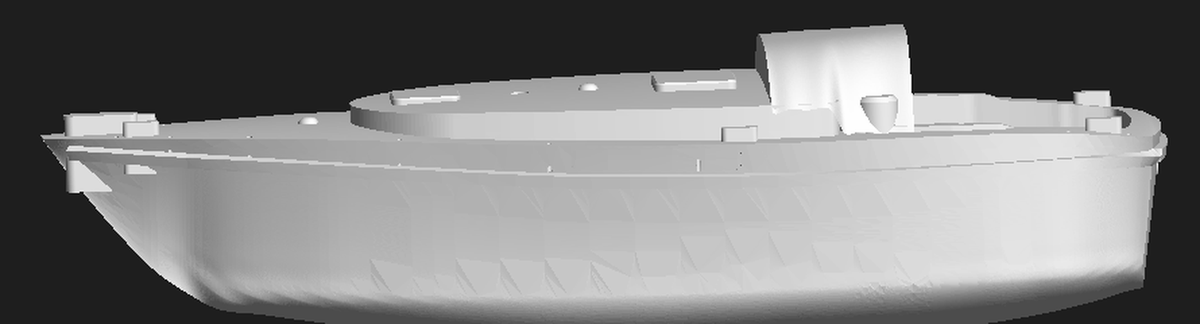
#> input picture v10/arbeid/v10/photo/A_side_model_render.png, 1200 x 324 px
$ python border.py ../../v10/photo/A_side_model_render.png
#> lines starting #> are read from the running program, lines starting #| are printed output that depends on the picture; after the words box and inside, x2 and y2 are one past the last pixel; in counts of white or black regions, pixels touching at a corner belong together; long printed decimals are rounded
"""Finner rammelinjene i skanningen og maaler rotasjon."""
import sys
import numpy as np
from PIL import Image

im = np.asarray(Image.open(sys.argv[1]).convert("L"), dtype=float)
H, W = im.shape
#> H = 324; W = 1200
dark = im < 140
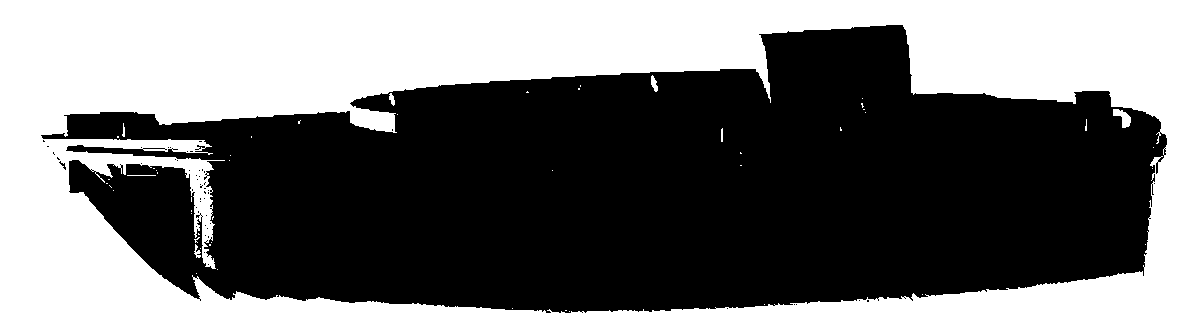
#> dark: shape (324, 1200) bool; 43.9% white; 52 white regions (44 under 20 px), largest, box (x1, y1, x2, y2) and area: (0, 0, 1200, 324) 170033, (1113, 109, 1131, 128) 181, (651, 75, 658, 92) 72
# topp- og bunnlinje: for hver kolonne-blokk, finn y med mest moerke piksler i et baand
def hline(y0, y1, xs):
    out = []
    for x in xs:
        col = dark[y0:y1, x - 5:x + 5].sum(axis=1)
        if col.max() >= 3:
            out.append((x, y0 + int(np.argmax(col))))
    return out
def vline(x0, x1, ys):
    out = []
    for y in ys:
        row = dark[y - 5:y + 5, x0:x1].sum(axis=0)
        if row.max() >= 3:
            out.append((y, x0 + int(np.argmax(row))))
    return out
xs = list(range(150, W - 150, 100))
ys = list(range(150, H - 150, 100))
#> ys = [150]
top = hline(10, 80, xs)
#> after the loop in hline, `for x in xs:`: out = [(150, 10), (250, 10), (350, 10), (450, 10), (550, 10), (650, 10), (750, 10), (850, 10), (950, 10)]
#> top has the same summary as out in hline
bot = hline(H - 90, H - 10, xs)
#> bot = [(150, 270), (250, 297), (350, 303), (450, 307), (550, 313), (650, 312), (750, 307), (850, 301), (950, 294)]
left = vline(10, 90, ys)
#> after the loop in vline, `for y in ys:`: out = [(150, 10)]
#> left = [(150, 10)]
right = vline(W - 90, W - 10, ys)
#> right = [(150, 1166)]
for name, pts in (("top", top), ("bot", bot)):
    a = np.array(pts, float)
    p = np.polyfit(a[:, 0], a[:, 1], 1)
    print(name, "y = %.5f x + %.1f" % tuple(p), "angle deg %.3f" % np.degrees(np.arctan(p[0])), "resid", np.round(a[:, 1] - np.polyval(p, a[:, 0]), 1).tolist())
#> this loop made 2 passes
#> (name, p) on passes 1 to 2: ('top', [-3.92e-18, 10]), ('bot', [0.0202, 289.4])
#| top y = -0 x + 10.0 angle deg -0.000 resid [-0.0, -0.0, -0.0, -0.0, -0.0, -0.0, -0.0, -0.0, -0.0]
#| bot y = 0.02017 x + 289.4 angle deg 1.155 resid [-22.4, 2.6, 6.6, 8.6, 12.6, 9.5, 2.5, -5.5, -14.5]
for name, pts in (("left", left), ("right", right)):
    a = np.array(pts, float)
    p = np.polyfit(a[:, 0], a[:, 1], 1)
    print(name, "x = %.5f y + %.1f" % tuple(p), "angle deg %.3f" % np.degrees(np.arctan(p[0])), "resid", np.round(a[:, 1] - np.polyval(p, a[:, 0]), 1).tolist())
#> this loop made 2 passes
#> (name, a, p) on passes 1 to 2: ('left', [[150, 10]], [0.0333, 5]), ('right', [[150, 1166]], [3.89, 583])
#| left x = 0.03333 y + 5.0 angle deg 1.909 resid [0.0]
#| right x = 3.887 y + 583.0 angle deg 75.571 resid [0.0]
